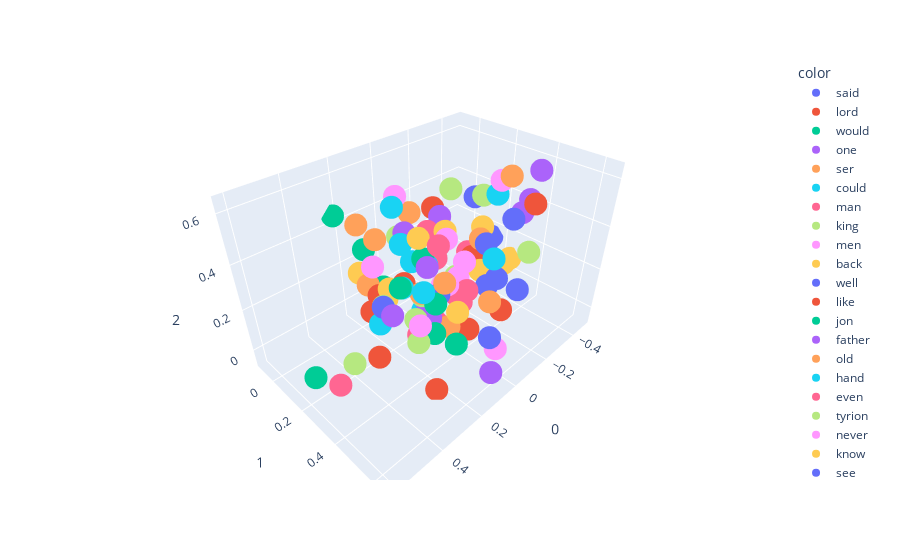

Notebook code cell kept with this figure:
### Code cell
import plotly.express as px # 3D representation
fig=px.scatter_3d(x[:100],x=0,y=1,z=2,color=y[:100]) # ploting 100 words
fig.show()

### Figure 1 — Plotly figure (JSON) as saved in the notebook; plotly's stock layout.template omitted (floating-point values rounded to 4 significant figures)
{"data": [{"hovertemplate": "color=said<br>0=%{x}<br>1=%{y}<br>2=%{z}<extra></extra>", "legendgroup": "said", "marker": {"color": "#636efa", "symbol": "circle"}, "mode": "markers", "name": "said", "scene": "scene", "showlegend": true, "type": "scatter3d", "x": [-0.3683], "y": [0.1177], "z": [0.3812]}, {"hovertemplate": "color=lord<br>0=%{x}<br>1=%{y}<br>2=%{z}<extra></extra>", "legendgroup": "lord", "marker": {"color": "#EF553B", "symbol": "circle"}, "mode": "markers", "name": "lord", "scene": "scene", "showlegend": true, "type": "scatter3d", "x": [-0.308], "y": [0.4615], "z": [0.4971]}, {"hovertemplate": "color=would<br>0=%{x}<br>1=%{y}<br>2=%{z}<extra></extra>", "legendgroup": "would", "marker": {"color": "#00cc96", "symbol": "circle"}, "mode": "markers", "name": "would", "scene": "scene", "showlegend": true, "type": "scatter3d", "x": [-0.3335], "y": [0.2506], "z": [0.02479]}, {"hovertemplate": "color=one<br>0=%{x}<br>1=%{y}<br>2=%{z}<extra></extra>", "legendgroup": "one", "marker": {"color": "#ab63fa", "symbol": "circle"}, "mode": "markers", "name": "one", "scene": "scene", "showlegend": true, "type": "scatter3d", "x": [0.05352], "y": [0.2494], "z": [0.2819]}, {"hovertemplate": "color=ser<br>0=%{x}<br>1=%{y}<br>2=%{z}<extra></extra>", "legendgroup": "ser", "marker": {"color": "#FFA15A", "symbol": "circle"}, "mode": "markers", "name": "ser", "scene": "scene", "showlegend": true, "type": "scatter3d", "x": [-0.228], "y": [0.3993], "z": [0.6158]}, {"hovertemplate": "color=could<br>0=%{x}<br>1=%{y}<br>2=%{z}<extra></extra>", "legendgroup": "could", "marker": {"color": "#19d3f3", "symbol": "circle"}, "mode": "markers", "name": "could", "scene": "scene", "showlegend": true, "type": "scatter3d", "x": [0.03124], "y": [0.1993], "z": [0.02761]}, {"hovertemplate": "color=man<br>0=%{x}<br>1=%{y}<br>2=%{z}<extra></extra>", "legendgroup": "man", "marker": {"color": "#FF6692", "symbol": "circle"}, "mode": "markers", "name": "man", "scene": "scene", "showlegend": true, "type": "scatter3d", "x": [-0.03401], "y": [0.1621], "z": [0.3677]}, {"hovertemplate": "color=king<br>0=%{x}<br>1=%{y}<br>2=%{z}<extra></extra>", "legendgroup": "king", "marker": {"color": "#B6E880", "symbol": "circle"}, "mode": "markers", "name": "king", "scene": "scene", "showlegend": true, "type": "scatter3d", "x": [-0.2538], "y": [0.4924], "z": [0.3216]}, {"hovertemplate": "color=men<br>0=%{x}<br>1=%{y}<br>2=%{z}<extra></extra>", "legendgroup": "men", "marker": {"color": "#FF97FF", "symbol": "circle"}, "mode": "markers", "name": "men", "scene": "scene", "showlegend": true, "type": "scatter3d", "x": [-0.01205], "y": [0.5527], "z": [0.0198]}, {"hovertemplate": "color=back<br>0=%{x}<br>1=%{y}<br>2=%{z}<extra></extra>", "legendgroup": "back", "marker": {"color": "#FECB52", "symbol": "circle"}, "mode": "markers", "name": "back", "scene": "scene", "showlegend": true, "type": "scatter3d", "x": [0.2219], "y": [0.2213], "z": [0.2549]}, {"hovertemplate": "color=well<br>0=%{x}<br>1=%{y}<br>2=%{z}<extra></extra>", "legendgroup": "well", "marker": {"color": "#636efa", "symbol": "circle"}, "mode": "markers", "name": "well", "scene": "scene", "showlegend": true, "type": "scatter3d", "x": [-0.2594], "y": [0.3488], "z": [0.1196]}, {"hovertemplate": "color=like<br>0=%{x}<br>1=%{y}<br>2=%{z}<extra></extra>", "legendgroup": "like", "marker": {"color": "#EF553B", "symbol": "circle"}, "mode": "markers", "name": "like", "scene": "scene", "showlegend": true, "type": "scatter3d", "x": [0.2307], "y": [0.1149], "z": [0.0882]}, {"hovertemplate": "color=jon<br>0=%{x}<br>1=%{y}<br>2=%{z}<extra></extra>", "legendgroup": "jon", "marker": {"color": "#00cc96", "symbol": "circle"}, "mode": "markers", "name": "jon", "scene": "scene", "showlegend": true, "type": "scatter3d", "x": [0.01093], "y": [0.1814], "z": [0.2689]}, {"hovertemplate": "color=father<br>0=%{x}<br>1=%{y}<br>2=%{z}<extra></extra>", "legendgroup": "father", "marker": {"color": "#ab63fa", "symbol": "circle"}, "mode": "markers", "name": "father", "scene": "scene", "showlegend": true, "type": "scatter3d", "x": [-0.4132], "y": [0.3387], "z": [0.372]}, {"hovertemplate": "color=old<br>0=%{x}<br>1=%{y}<br>2=%{z}<extra></extra>", "legendgroup": "old", "marker": {"color": "#FFA15A", "symbol": "circle"}, "mode": "markers", "name": "old", "scene": "scene", "showlegend": true, "type": "scatter3d", "x": [0.03067], "y": [0.3208], "z": [0.233]}, {"hovertemplate": "color=hand<br>0=%{x}<br>1=%{y}<br>2=%{z}<extra></extra>", "legendgroup": "hand", "marker": {"color": "#19d3f3", "symbol": "circle"}, "mode": "markers", "name": "hand", "scene": "scene", "showlegend": true, "type": "scatter3d", "x": [0.1096], "y": [0.1232], "z": [0.5132]}, {"hovertemplate": "color=even<br>0=%{x}<br>1=%{y}<br>2=%{z}<extra></extra>", "legendgroup": "even", "marker": {"color": "#FF6692", "symbol": "circle"}, "mode": "markers", "name": "even", "scene": "scene", "showlegend": true, "type": "scatter3d", "x": [-0.03034], "y": [0.2234], "z": [-0.06409]}, {"hovertemplate": "color=tyrion<br>0=%{x}<br>1=%{y}<br>2=%{z}<extra></extra>", "legendgroup": "tyrion", "marker": {"color": "#B6E880", "symbol": "circle"}, "mode": "markers", "name": "tyrion", "scene": "scene", "showlegend": true, "type": "scatter3d", "x": [-0.04065], "y": [-0.02556], "z": [0.2592]}, {"hovertemplate": "color=never<br>0=%{x}<br>1=%{y}<br>2=%{z}<extra></extra>", "legendgroup": "never", "marker": {"color": "#FF97FF", "symbol": "circle"}, "mode": "markers", "name": "never", "scene": "scene", "showlegend": true, "type": "scatter3d", "x": [-0.2789], "y": [0.1507], "z": [0.09912]}, {"hovertemplate": "color=know<br>0=%{x}<br>1=%{y}<br>2=%{z}<extra></extra>", "legendgroup": "know", "marker": {"color": "#FECB52", "symbol": "circle"}, "mode": "markers", "name": "know", "scene": "scene", "showlegend": true, "type": "scatter3d", "x": [-0.4838], "y": [0.2499], "z": [0.0685]}, {"hovertemplate": "color=see<br>0=%{x}<br>1=%{y}<br>2=%{z}<extra></extra>", "legendgroup": "see", "marker": {"color": "#636efa", "symbol": "circle"}, "mode": "markers", "name": "see", "scene": "scene", "showlegend": true, "type": "scatter3d", "x": [0.004472], "y": [0.2651], "z": [0.1327]}, {"hovertemplate": "color=made<br>0=%{x}<br>1=%{y}<br>2=%{z}<extra></extra>", "legendgroup": "made", "marker": {"color": "#EF553B", "symbol": "circle"}, "mode": "markers", "name": "made", "scene": "scene", "showlegend": true, "type": "scatter3d", "x": [0.07902], "y": [0.1417], "z": [0.1622]}, {"hovertemplate": "color=eyes<br>0=%{x}<br>1=%{y}<br>2=%{z}<extra></extra>", "legendgroup": "eyes", "marker": {"color": "#00cc96", "symbol": "circle"}, "mode": "markers", "name": "eyes", "scene": "scene", "showlegend": true, "type": "scatter3d", "x": [0.1684], "y": [0.01063], "z": [0.306]}, {"hovertemplate": "color=black<br>0=%{x}<br>1=%{y}<br>2=%{z}<extra></extra>", "legendgroup": "black", "marker": {"color": "#ab63fa", "symbol": "circle"}, "mode": "markers", "name": "black", "scene": "scene", "showlegend": true, "type": "scatter3d", "x": [0.3302], "y": [0.3644], "z": [0.2772]}, {"hovertemplate": "color=told<br>0=%{x}<br>1=%{y}<br>2=%{z}<extra></extra>", "legendgroup": "told", "marker": {"color": "#FFA15A", "symbol": "circle"}, "mode": "markers", "name": "told", "scene": "scene", "showlegend": true, "type": "scatter3d", "x": [-0.3078], "y": [0.2102], "z": [0.2347]}, {"hovertemplate": "color=lady<br>0=%{x}<br>1=%{y}<br>2=%{z}<extra></extra>", "legendgroup": "lady", "marker": {"color": "#19d3f3", "symbol": "circle"}, "mode": "markers", "name": "lady", "scene": "scene", "showlegend": true, "type": "scatter3d", "x": [-0.2604], "y": [0.319], "z": [0.5035]}, {"hovertemplate": "color=thought<br>0=%{x}<br>1=%{y}<br>2=%{z}<extra></extra>", "legendgroup": "thought", "marker": {"color": "#FF6692", "symbol": "circle"}, "mode": "markers", "name": "thought", "scene": "scene", "showlegend": true, "type": "scatter3d", "x": [-0.1614], "y": [0.08574], "z": [0.1433]}, {"hovertemplate": "color=time<br>0=%{x}<br>1=%{y}<br>2=%{z}<extra></extra>", "legendgroup": "time", "marker": {"color": "#B6E880", "symbol": "circle"}, "mode": "markers", "name": "time", "scene": "scene", "showlegend": true, "type": "scatter3d", "x": [0.0416], "y": [0.2083], "z": [0.116]}, {"hovertemplate": "color=long<br>0=%{x}<br>1=%{y}<br>2=%{z}<extra></extra>", "legendgroup": "long", "marker": {"color": "#FF97FF", "symbol": "circle"}, "mode": "markers", "name": "long", "scene": "scene", "showlegend": true, "type": "scatter3d", "x": [0.2046], "y": [0.3668], "z": [0.1548]}, {"hovertemplate": "color=might<br>0=%{x}<br>1=%{y}<br>2=%{z}<extra></extra>", "legendgroup": "might", "marker": {"color": "#FECB52", "symbol": "circle"}, "mode": "markers", "name": "might", "scene": "scene", "showlegend": true, "type": "scatter3d", "x": [-0.3165], "y": [0.2115], "z": [0.06494]}, {"hovertemplate": "color=us<br>0=%{x}<br>1=%{y}<br>2=%{z}<extra></extra>", "legendgroup": "us", "marker": {"color": "#636efa", "symbol": "circle"}, "mode": "markers", "name": "us", "scene": "scene", "showlegend": true, "type": "scatter3d", "x": [-0.4008], "y": [0.3667], "z": [-0.007252]}, {"hovertemplate": "color=come<br>0=%{x}<br>1=%{y}<br>2=%{z}<extra></extra>", "legendgroup": "come", "marker": {"color": "#EF553B", "symbol": "circle"}, "mode": "markers", "name": "come", "scene": "scene", "showlegend": true, "type": "scatter3d", "x": [-0.2169], "y": [0.4154], "z": [0.01189]}, {"hovertemplate": "color=face<br>0=%{x}<br>1=%{y}<br>2=%{z}<extra></extra>", "legendgroup": "face", "marker": {"color": "#00cc96", "symbol": "circle"}, "mode": "markers", "name": "face", "scene": "scene", "showlegend": true, "type": "scatter3d", "x": [0.225], "y": [-0.09106], "z": [0.4388]}, {"hovertemplate": "color=still<br>0=%{x}<br>1=%{y}<br>2=%{z}<extra></extra>", "legendgroup": "still", "marker": {"color": "#ab63fa", "symbol": "circle"}, "mode": "markers", "name": "still", "scene": "scene", "showlegend": true, "type": "scatter3d", "x": [0.09135], "y": [0.3056], "z": [0.08617]}, {"hovertemplate": "color=head<br>0=%{x}<br>1=%{y}<br>2=%{z}<extra></extra>", "legendgroup": "head", "marker": {"color": "#FFA15A", "symbol": "circle"}, "mode": "markers", "name": "head", "scene": "scene", "showlegend": true, "type": "scatter3d", "x": [0.216], "y": [0.04272], "z": [0.4501]}, {"hovertemplate": "color=red<br>0=%{x}<br>1=%{y}<br>2=%{z}<extra></extra>", "legendgroup": "red", "marker": {"color": "#19d3f3", "symbol": "circle"}, "mode": "markers", "name": "red", "scene": "scene", "showlegend": true, "type": "scatter3d", "x": [0.2366], "y": [0.311], "z": [0.3152]}, {"hovertemplate": "color=way<br>0=%{x}<br>1=%{y}<br>2=%{z}<extra></extra>", "legendgroup": "way", "marker": {"color": "#FF6692", "symbol": "circle"}, "mode": "markers", "name": "way", "scene": "scene", "showlegend": true, "type": "scatter3d", "x": [0.1366], "y": [0.284], "z": [0.01279]}, {"hovertemplate": "color=boy<br>0=%{x}<br>1=%{y}<br>2=%{z}<extra></extra>", "legendgroup": "boy", "marker": {"color": "#B6E880", "symbol": "circle"}, "mode": "markers", "name": "boy", "scene": "scene", "showlegend": true, "type": "scatter3d", "x": [-0.144], "y": [0.1803], "z": [0.5186]}, {"hovertemplate": "color=page<br>0=%{x}<br>1=%{y}<br>2=%{z}<extra></extra>", "legendgroup": "page", "marker": {"color": "#FF97FF", "symbol": "circle"}, "mode": "markers", "name": "page", "scene": "scene", "showlegend": true, "type": "scatter3d", "x": [-0.05521], "y": [0.2452], "z": [0.3588]}, {"hovertemplate": "color=must<br>0=%{x}<br>1=%{y}<br>2=%{z}<extra></extra>", "legendgroup": "must", "marker": {"color": "#FECB52", "symbol": "circle"}, "mode": "markers", "name": "must", "scene": "scene", "showlegend": true, "type": "scatter3d", "x": [-0.4237], "y": [0.2596], "z": [0.07366]}, {"hovertemplate": "color=queen<br>0=%{x}<br>1=%{y}<br>2=%{z}<extra></extra>", "legendgroup": "queen", "marker": {"color": "#636efa", "symbol": "circle"}, "mode": "markers", "name": "queen", "scene": "scene", "showlegend": true, "type": "scatter3d", "x": [-0.2709], "y": [0.2724], "z": [0.2538]}, {"hovertemplate": "color=good<br>0=%{x}<br>1=%{y}<br>2=%{z}<extra></extra>", "legendgroup": "good", "marker": {"color": "#EF553B", "symbol": "circle"}, "mode": "markers", "name": "good", "scene": "scene", "showlegend": true, "type": "scatter3d", "x": [-0.3246], "y": [0.1543], "z": [0.1091]}, {"hovertemplate": "color=two<br>0=%{x}<br>1=%{y}<br>2=%{z}<extra></extra>", "legendgroup": "two", "marker": {"color": "#00cc96", "symbol": "circle"}, "mode": "markers", "name": "two", "scene": "scene", "showlegend": true, "type": "scatter3d", "x": [0.2172], "y": [0.5544], "z": [0.1989]}, {"hovertemplate": "color=brother<br>0=%{x}<br>1=%{y}<br>2=%{z}<extra></extra>", "legendgroup": "brother", "marker": {"color": "#ab63fa", "symbol": "circle"}, "mode": "markers", "name": "brother", "scene": "scene", "showlegend": true, "type": "scatter3d", "x": [-0.359], "y": [0.404], "z": [0.4759]}, {"hovertemplate": "color=night<br>0=%{x}<br>1=%{y}<br>2=%{z}<extra></extra>", "legendgroup": "night", "marker": {"color": "#FFA15A", "symbol": "circle"}, "mode": "markers", "name": "night", "scene": "scene", "showlegend": true, "type": "scatter3d", "x": [0.0251], "y": [0.3436], "z": [0.02454]}, {"hovertemplate": "color=little<br>0=%{x}<br>1=%{y}<br>2=%{z}<extra></extra>", "legendgroup": "little", "marker": {"color": "#19d3f3", "symbol": "circle"}, "mode": "markers", "name": "little", "scene": "scene", "showlegend": true, "type": "scatter3d", "x": [-0.0166], "y": [0.08487], "z": [0.1955]}, {"hovertemplate": "color=took<br>0=%{x}<br>1=%{y}<br>2=%{z}<extra></extra>", "legendgroup": "took", "marker": {"color": "#FF6692", "symbol": "circle"}, "mode": "markers", "name": "took", "scene": "scene", "showlegend": true, "type": "scatter3d", "x": [0.03747], "y": [0.2921], "z": [0.3917]}, {"hovertemplate": "color=came<br>0=%{x}<br>1=%{y}<br>2=%{z}<extra></extra>", "legendgroup": "came", "marker": {"color": "#B6E880", "symbol": "circle"}, "mode": "markers", "name": "came", "scene": "scene", "showlegend": true, "type": "scatter3d", "x": [0.2211], "y": [0.3741], "z": [0.08756]}, {"hovertemplate": "color=though<br>0=%{x}<br>1=%{y}<br>2=%{z}<extra></extra>", "legendgroup": "though", "marker": {"color": "#FF97FF", "symbol": "circle"}, "mode": "markers", "name": "though", "scene": "scene", "showlegend": true, "type": "scatter3d", "x": [-0.1089], "y": [0.1766], "z": [0.07427]}, {"hovertemplate": "color=say<br>0=%{x}<br>1=%{y}<br>2=%{z}<extra></extra>", "legendgroup": "say", "marker": {"color": "#FECB52", "symbol": "circle"}, "mode": "markers", "name": "say", "scene": "scene", "showlegend": true, "type": "scatter3d", "x": [-0.4544], "y": [0.1017], "z": [0.1891]}, {"hovertemplate": "color=three<br>0=%{x}<br>1=%{y}<br>2=%{z}<extra></extra>", "legendgroup": "three", "marker": {"color": "#636efa", "symbol": "circle"}, "mode": "markers", "name": "three", "scene": "scene", "showlegend": true, "type": "scatter3d", "x": [0.1098], "y": [0.6103], "z": [0.1944]}, {"hovertemplate": "color=away<br>0=%{x}<br>1=%{y}<br>2=%{z}<extra></extra>", "legendgroup": "away", "marker": {"color": "#EF553B", "symbol": "circle"}, "mode": "markers", "name": "away", "scene": "scene", "showlegend": true, "type": "scatter3d", "x": [0.2101], "y": [0.1423], "z": [0.174]}, {"hovertemplate": "color=dead<br>0=%{x}<br>1=%{y}<br>2=%{z}<extra></extra>", "legendgroup": "dead", "marker": {"color": "#00cc96", "symbol": "circle"}, "mode": "markers", "name": "dead", "scene": "scene", "showlegend": true, "type": "scatter3d", "x": [0.06674], "y": [0.3089], "z": [0.1449]}, {"hovertemplate": "color=son<br>0=%{x}<br>1=%{y}<br>2=%{z}<extra></extra>", "legendgroup": "son", "marker": {"color": "#ab63fa", "symbol": "circle"}, "mode": "markers", "name": "son", "scene": "scene", "showlegend": true, "type": "scatter3d", "x": [-0.298], "y": [0.474], "z": [0.6395]}, {"hovertemplate": "color=blood<br>0=%{x}<br>1=%{y}<br>2=%{z}<extra></extra>", "legendgroup": "blood", "marker": {"color": "#FFA15A", "symbol": "circle"}, "mode": "markers", "name": "blood", "scene": "scene", "showlegend": true, "type": "scatter3d", "x": [0.1895], "y": [0.04964], "z": [0.1641]}, {"hovertemplate": "color=take<br>0=%{x}<br>1=%{y}<br>2=%{z}<extra></extra>", "legendgroup": "take", "marker": {"color": "#19d3f3", "symbol": "circle"}, "mode": "markers", "name": "take", "scene": "scene", "showlegend": true, "type": "scatter3d", "x": [-0.2659], "y": [0.3224], "z": [0.2038]}, {"hovertemplate": "color=go<br>0=%{x}<br>1=%{y}<br>2=%{z}<extra></extra>", "legendgroup": "go", "marker": {"color": "#FF6692", "symbol": "circle"}, "mode": "markers", "name": "go", "scene": "scene", "showlegend": true, "type": "scatter3d", "x": [-0.1684], "y": [0.2019], "z": [0.004803]}, {"hovertemplate": "color=half<br>0=%{x}<br>1=%{y}<br>2=%{z}<extra></extra>", "legendgroup": "half", "marker": {"color": "#B6E880", "symbol": "circle"}, "mode": "markers", "name": "half", "scene": "scene", "showlegend": true, "type": "scatter3d", "x": [0.1748], "y": [0.311], "z": [0.1332]}, {"hovertemplate": "color=make<br>0=%{x}<br>1=%{y}<br>2=%{z}<extra></extra>", "legendgroup": "make", "marker": {"color": "#FF97FF", "symbol": "circle"}, "mode": "markers", "name": "make", "scene": "scene", "showlegend": true, "type": "scatter3d", "x": [-0.2482], "y": [0.1421], "z": [0.02471]}, {"hovertemplate": "color=arya<br>0=%{x}<br>1=%{y}<br>2=%{z}<extra></extra>", "legendgroup": "arya", "marker": {"color": "#FECB52", "symbol": "circle"}, "mode": "markers", "name": "arya", "scene": "scene", "showlegend": true, "type": "scatter3d", "x": [0.16], "y": [-0.04529], "z": [0.16]}, {"hovertemplate": "color=saw<br>0=%{x}<br>1=%{y}<br>2=%{z}<extra></extra>", "legendgroup": "saw", "marker": {"color": "#636efa", "symbol": "circle"}, "mode": "markers", "name": "saw", "scene": "scene", "showlegend": true, "type": "scatter3d", "x": [0.3054], "y": [0.2849], "z": [0.2538]}, {"hovertemplate": "color=day<br>0=%{x}<br>1=%{y}<br>2=%{z}<extra></extra>", "legendgroup": "day", "marker": {"color": "#EF553B", "symbol": "circle"}, "mode": "markers", "name": "day", "scene": "scene", "showlegend": true, "type": "scatter3d", "x": [-0.02662], "y": [0.3997], "z": [0.01332]}, {"hovertemplate": "color=white<br>0=%{x}<br>1=%{y}<br>2=%{z}<extra></extra>", "legendgroup": "white", "marker": {"color": "#00cc96", "symbol": "circle"}, "mode": "markers", "name": "white", "scene": "scene", "showlegend": true, "type": "scatter3d", "x": [0.283], "y": [0.3548], "z": [0.3639]}, {"hovertemplate": "color=jaime<br>0=%{x}<br>1=%{y}<br>2=%{z}<extra></extra>", "legendgroup": "jaime", "marker": {"color": "#ab63fa", "symbol": "circle"}, "mode": "markers", "name": "jaime", "scene": "scene", "showlegend": true, "type": "scatter3d", "x": [-0.1208], "y": [0.1444], "z": [0.3931]}, {"hovertemplate": "color=first<br>0=%{x}<br>1=%{y}<br>2=%{z}<extra></extra>", "legendgroup": "first", "marker": {"color": "#FFA15A", "symbol": "circle"}, "mode": "markers", "name": "first", "scene": "scene", "showlegend": true, "type": "scatter3d", "x": [-0.07672], "y": [0.4592], "z": [0.1595]}, {"hovertemplate": "color=look<br>0=%{x}<br>1=%{y}<br>2=%{z}<extra></extra>", "legendgroup": "look", "marker": {"color": "#19d3f3", "symbol": "circle"}, "mode": "markers", "name": "look", "scene": "scene", "showlegend": true, "type": "scatter3d", "x": [0.03055], "y": [0.07275], "z": [0.2963]}, {"hovertemplate": "color=want<br>0=%{x}<br>1=%{y}<br>2=%{z}<extra></extra>", "legendgroup": "want", "marker": {"color": "#FF6692", "symbol": "circle"}, "mode": "markers", "name": "want", "scene": "scene", "showlegend": true, "type": "scatter3d", "x": [-0.3474], "y": [0.1085], "z": [0.1035]}, {"hovertemplate": "color=much<br>0=%{x}<br>1=%{y}<br>2=%{z}<extra></extra>", "legendgroup": "much", "marker": {"color": "#B6E880", "symbol": "circle"}, "mode": "markers", "name": "much", "scene": "scene", "showlegend": true, "type": "scatter3d", "x": [-0.2665], "y": [0.1122], "z": [0.00606]}, {"hovertemplate": "color=enough<br>0=%{x}<br>1=%{y}<br>2=%{z}<extra></extra>", "legendgroup": "enough", "marker": {"color": "#FF97FF", "symbol": "circle"}, "mode": "markers", "name": "enough", "scene": "scene", "showlegend": true, "type": "scatter3d", "x": [-0.1198], "y": [0.1978], "z": [0.08004]}, {"hovertemplate": "color=sword<br>0=%{x}<br>1=%{y}<br>2=%{z}<extra></extra>", "legendgroup": "sword", "marker": {"color": "#FECB52", "symbol": "circle"}, "mode": "markers", "name": "sword", "scene": "scene", "showlegend": true, "type": "scatter3d", "x": [0.07264], "y": [0.2225], "z": [0.4089]}, {"hovertemplate": "color=tell<br>0=%{x}<br>1=%{y}<br>2=%{z}<extra></extra>", "legendgroup": "tell", "marker": {"color": "#636efa", "symbol": "circle"}, "mode": "markers", "name": "tell", "scene": "scene", "showlegend": true, "type": "scatter3d", "x": [-0.4797], "y": [0.14], "z": [0.142]}, {"hovertemplate": "color=girl<br>0=%{x}<br>1=%{y}<br>2=%{z}<extra></extra>", "legendgroup": "girl", "marker": {"color": "#EF553B", "symbol": "circle"}, "mode": "markers", "name": "girl", "scene": "scene", "showlegend": true, "type": "scatter3d", "x": [-0.1373], "y": [0.08803], "z": [0.4045]}, {"hovertemplate": "color=bran<br>0=%{x}<br>1=%{y}<br>2=%{z}<extra></extra>", "legendgroup": "bran", "marker": {"color": "#00cc96", "symbol": "circle"}, "mode": "markers", "name": "bran", "scene": "scene", "showlegend": true, "type": "scatter3d", "x": [0.1148], "y": [0.05155], "z": [0.116]}, {"hovertemplate": "color=great<br>0=%{x}<br>1=%{y}<br>2=%{z}<extra></extra>", "legendgroup": "great", "marker": {"color": "#ab63fa", "symbol": "circle"}, "mode": "markers", "name": "great", "scene": "scene", "showlegend": true, "type": "scatter3d", "x": [0.1382], "y": [0.6498], "z": [0.07419]}, {"hovertemplate": "color=looked<br>0=%{x}<br>1=%{y}<br>2=%{z}<extra></extra>", "legendgroup": "looked", "marker": {"color": "#FFA15A", "symbol": "circle"}, "mode": "markers", "name": "looked", "scene": "scene", "showlegend": true, "type": "scatter3d", "x": [0.1778], "y": [0.09859], "z": [0.3944]}, {"hovertemplate": "color=left<br>0=%{x}<br>1=%{y}<br>2=%{z}<extra></extra>", "legendgroup": "left", "marker": {"color": "#19d3f3", "symbol": "circle"}, "mode": "markers", "name": "left", "scene": "scene", "showlegend": true, "type": "scatter3d", "x": [0.1679], "y": [0.3475], "z": [0.2772]}, {"hovertemplate": "color=knew<br>0=%{x}<br>1=%{y}<br>2=%{z}<extra></extra>", "legendgroup": "knew", "marker": {"color": "#FF6692", "symbol": "circle"}, "mode": "markers", "name": "knew", "scene": "scene", "showlegend": true, "type": "scatter3d", "x": [-0.1928], "y": [0.2152], "z": [-0.04697]}, {"hovertemplate": "color=asked<br>0=%{x}<br>1=%{y}<br>2=%{z}<extra></extra>", "legendgroup": "asked", "marker": {"color": "#B6E880", "symbol": "circle"}, "mode": "markers", "name": "asked", "scene": "scene", "showlegend": true, "type": "scatter3d", "x": [-0.3812], "y": [0.1537], "z": [0.3974]}, {"hovertemplate": "color=gave<br>0=%{x}<br>1=%{y}<br>2=%{z}<extra></extra>", "legendgroup": "gave", "marker": {"color": "#FF97FF", "symbol": "circle"}, "mode": "markers", "name": "gave", "scene": "scene", "showlegend": true, "type": "scatter3d", "x": [-0.02058], "y": [-0.009359], "z": [0.4625]}, {"hovertemplate": "color=maester<br>0=%{x}<br>1=%{y}<br>2=%{z}<extra></extra>", "legendgroup": "maester", "marker": {"color": "#FECB52", "symbol": "circle"}, "mode": "markers", "name": "maester", "scene": "scene", "showlegend": true, "type": "scatter3d", "x": [-0.08121], "y": [0.2127], "z": [0.3696]}, {"hovertemplate": "color=called<br>0=%{x}<br>1=%{y}<br>2=%{z}<extra></extra>", "legendgroup": "called", "marker": {"color": "#636efa", "symbol": "circle"}, "mode": "markers", "name": "called", "scene": "scene", "showlegend": true, "type": "scatter3d", "x": [-0.1359], "y": [0.4894], "z": [0.5124]}, {"hovertemplate": "color=wall<br>0=%{x}<br>1=%{y}<br>2=%{z}<extra></extra>", "legendgroup": "wall", "marker": {"color": "#EF553B", "symbol": "circle"}, "mode": "markers", "name": "wall", "scene": "scene", "showlegend": true, "type": "scatter3d", "x": [0.2437], "y": [0.4904], "z": [-0.05594]}, {"hovertemplate": "color=every<br>0=%{x}<br>1=%{y}<br>2=%{z}<extra></extra>", "legendgroup": "every", "marker": {"color": "#00cc96", "symbol": "circle"}, "mode": "markers", "name": "every", "scene": "scene", "showlegend": true, "type": "scatter3d", "x": [0.1171], "y": [0.3539], "z": [0.05249]}, {"hovertemplate": "color=heard<br>0=%{x}<br>1=%{y}<br>2=%{z}<extra></extra>", "legendgroup": "heard", "marker": {"color": "#ab63fa", "symbol": "circle"}, "mode": "markers", "name": "heard", "scene": "scene", "showlegend": true, "type": "scatter3d", "x": [0.007536], "y": [0.1915], "z": [0.06687]}, {"hovertemplate": "color=sansa<br>0=%{x}<br>1=%{y}<br>2=%{z}<extra></extra>", "legendgroup": "sansa", "marker": {"color": "#FFA15A", "symbol": "circle"}, "mode": "markers", "name": "sansa", "scene": "scene", "showlegend": true, "type": "scatter3d", "x": [-0.1206], "y": [-0.03724], "z": [0.3397]}, {"hovertemplate": "color=let<br>0=%{x}<br>1=%{y}<br>2=%{z}<extra></extra>", "legendgroup": "let", "marker": {"color": "#19d3f3", "symbol": "circle"}, "mode": "markers", "name": "let", "scene": "scene", "showlegend": true, "type": "scatter3d", "x": [-0.1106], "y": [0.07918], "z": [0.1279]}, {"hovertemplate": "color=yet<br>0=%{x}<br>1=%{y}<br>2=%{z}<extra></extra>", "legendgroup": "yet", "marker": {"color": "#FF6692", "symbol": "circle"}, "mode": "markers", "name": "yet", "scene": "scene", "showlegend": true, "type": "scatter3d", "x": [-0.1763], "y": [0.2588], "z": [0.05162]}, {"hovertemplate": "color=went<br>0=%{x}<br>1=%{y}<br>2=%{z}<extra></extra>", "legendgroup": "went", "marker": {"color": "#B6E880", "symbol": "circle"}, "mode": "markers", "name": "went", "scene": "scene", "showlegend": true, "type": "scatter3d", "x": [0.2731], "y": [0.2451], "z": [0.2161]}, {"hovertemplate": "color=turned<br>0=%{x}<br>1=%{y}<br>2=%{z}<extra></extra>", "legendgroup": "turned", "marker": {"color": "#FF97FF", "symbol": "circle"}, "mode": "markers", "name": "turned", "scene": "scene", "showlegend": true, "type": "scatter3d", "x": [0.257], "y": [0.1776], "z": [0.349]}, {"hovertemplate": "color=dany<br>0=%{x}<br>1=%{y}<br>2=%{z}<extra></extra>", "legendgroup": "dany", "marker": {"color": "#FECB52", "symbol": "circle"}, "mode": "markers", "name": "dany", "scene": "scene", "showlegend": true, "type": "scatter3d", "x": [0.09259], "y": [0.04207], "z": [0.03573]}, {"hovertemplate": "color=need<br>0=%{x}<br>1=%{y}<br>2=%{z}<extra></extra>", "legendgroup": "need", "marker": {"color": "#636efa", "symbol": "circle"}, "mode": "markers", "name": "need", "scene": "scene", "showlegend": true, "type": "scatter3d", "x": [-0.2922], "y": [0.2753], "z": [0.02565]}, {"hovertemplate": "color=behind<br>0=%{x}<br>1=%{y}<br>2=%{z}<extra></extra>", "legendgroup": "behind", "marker": {"color": "#EF553B", "symbol": "circle"}, "mode": "markers", "name": "behind", "scene": "scene", "showlegend": true, "type": "scatter3d", "x": [0.4312], "y": [0.4087], "z": [0.1859]}, {"hovertemplate": "color=around<br>0=%{x}<br>1=%{y}<br>2=%{z}<extra></extra>", "legendgroup": "around", "marker": {"color": "#00cc96", "symbol": "circle"}, "mode": "markers", "name": "around", "scene": "scene", "showlegend": true, "type": "scatter3d", "x": [0.6054], "y": [0.2822], "z": [0.1247]}, {"hovertemplate": "color=woman<br>0=%{x}<br>1=%{y}<br>2=%{z}<extra></extra>", "legendgroup": "woman", "marker": {"color": "#ab63fa", "symbol": "circle"}, "mode": "markers", "name": "woman", "scene": "scene", "showlegend": true, "type": "scatter3d", "x": [-0.008859], "y": [0.05223], "z": [0.325]}, {"hovertemplate": "color=another<br>0=%{x}<br>1=%{y}<br>2=%{z}<extra></extra>", "legendgroup": "another", "marker": {"color": "#FFA15A", "symbol": "circle"}, "mode": "markers", "name": "another", "scene": "scene", "showlegend": true, "type": "scatter3d", "x": [0.06333], "y": [0.2233], "z": [0.1482]}, {"hovertemplate": "color=snow<br>0=%{x}<br>1=%{y}<br>2=%{z}<extra></extra>", "legendgroup": "snow", "marker": {"color": "#19d3f3", "symbol": "circle"}, "mode": "markers", "name": "snow", "scene": "scene", "showlegend": true, "type": "scatter3d", "x": [0.2768], "y": [0.225], "z": [0.1207]}, {"hovertemplate": "color=beneath<br>0=%{x}<br>1=%{y}<br>2=%{z}<extra></extra>", "legendgroup": "beneath", "marker": {"color": "#FF6692", "symbol": "circle"}, "mode": "markers", "name": "beneath", "scene": "scene", "showlegend": true, "type": "scatter3d", "x": [0.5789], "y": [0.3876], "z": [0.1504]}, {"hovertemplate": "color=across<br>0=%{x}<br>1=%{y}<br>2=%{z}<extra></extra>", "legendgroup": "across", "marker": {"color": "#B6E880", "symbol": "circle"}, "mode": "markers", "name": "across", "scene": "scene", "showlegend": true, "type": "scatter3d", "x": [0.4982], "y": [0.36], "z": [0.1688]}, {"hovertemplate": "color=knight<br>0=%{x}<br>1=%{y}<br>2=%{z}<extra></extra>", "legendgroup": "knight", "marker": {"color": "#FF97FF", "symbol": "circle"}, "mode": "markers", "name": "knight", "scene": "scene", "showlegend": true, "type": "scatter3d", "x": [-0.2012], "y": [0.3765], "z": [0.6006]}, {"hovertemplate": "color=keep<br>0=%{x}<br>1=%{y}<br>2=%{z}<extra></extra>", "legendgroup": "keep", "marker": {"color": "#FECB52", "symbol": "circle"}, "mode": "markers", "name": "keep", "scene": "scene", "showlegend": true, "type": "scatter3d", "x": [0.0188], "y": [0.3812], "z": [0.1177]}], "layout": {"legend": {"title": {"text": "color"}, "tracegroupgap": 0}, "margin": {"t": 60}, "scene": {"domain": {"x": [0, 1], "y": [0, 1]}, "xaxis": {"title": {"text": "0"}}, "yaxis": {"title": {"text": "1"}}, "zaxis": {"title": {"text": "2"}}}}}
